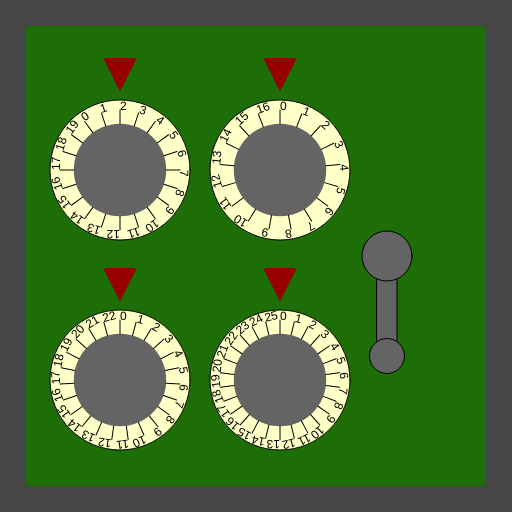
Frame 1 (no input)
Frame 60 (no input): identical to frame 1, image omitted
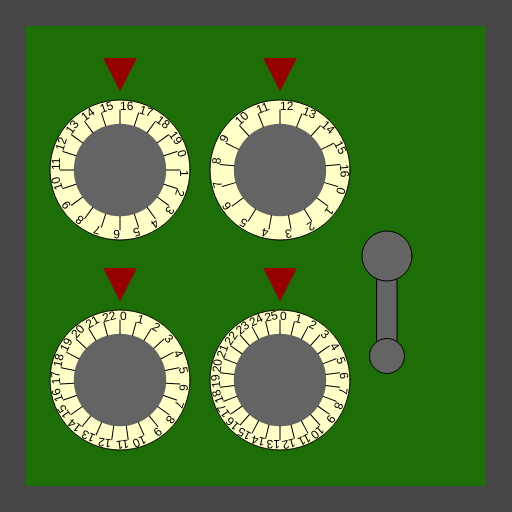
Frame 120 (the mouse pressed at the canvas centre since frame 60)

The p5.js sketch that drew these frames (run headless with seeded random() and noise() and a simulated clock; from frame 60 on, the mouse is pressed at the canvas centre):

// p5.js sketch
// ── sketch.js
/*

Officer: 1845677
CaseNum: 303-2-58249654-1845677

Case 303 - The Case of the Crooked Attorney
Stage 3 - The Gates Bank

I’ve made an appointment for you at the Gates Bank to retrieve your safe deposit box from the vault.
Actually you will break into Torvalds’ one.

Crack the safe by doing the following:

	Whilst the mouse is moving:
	- Make SecureStoreVal0 equal to the value of mouseY
	- Use the 'max' function to prevent SecureStoreVal0 from falling below 2

	Whilst the mouse is being dragged:
	- Increment SecureStoreVal1 by 3
	- Use the 'constrain' function to prevent SecureStoreVal1 from falling below 2 and going above 19

	Whilst the mouse is moving:
	- Make SecureStoreVal2 equal to the value of mouseX
	- Use the 'min' function to prevent SecureStoreVal2 from going above 12

	When any key is released:
	- Decrement SecureStoreVal3 by 3
	- Use the 'constrain' function to prevent SecureStoreVal3 from falling below 3 and going above 22

	Whilst the mouse is being dragged:
	- Make SecureStoreVal4 equal to the value of mouseX
	- Use the 'max' function to prevent SecureStoreVal4 from falling below 18



This time you'll need to create the relevant event handlers yourself.

There are many possible ways of investigating this case, but you
should use ONLY the following commands:

	- The assignment operator aka. the equals sign !
	- mouseX, mouseY
	- Incrementing +=
	- Decrementing -=
	- min, max
	- constrain

*/

//declare the variables

var SecureStoreVal0;
var SecureStoreVal1;
var SecureStoreVal2;
var SecureStoreVal3;
var SecureStoreVal4;


function preload()
{
	//IMAGES WILL BE LOADED HERE

}

function setup()
{
	createCanvas(512,512);

	//initialise the variables
	SecureStoreVal0 = 0;
	SecureStoreVal1 = 0;
	SecureStoreVal2 = 0;
	SecureStoreVal3 = 0;
	SecureStoreVal4 = 0;

}

///////////////////EVENT HANDLERS///////////////////

//Create event handlers here to open the safe ...
function mouseMoved()
{
	console.log("mouseMoved", mouseX, mouseY);
	SecureStoreVal0 = max(mouseY,2);
    SecureStoreVal2 = min(mouseX,12);
}

function mouseDragged()
{
	console.log("mouseDragged", mouseX, mouseY);
   SecureStoreVal1 = constrain(SecureStoreVal1+3, 2, 19);
   SecureStoreVal4 = max(mouseX,18);
}


function keyReleased()
{
	console.log("keyReleased", key);
   SecureStoreVal3 = constrain(SecureStoreVal3 -3, 3, 22);
}

///////////////DO NOT CHANGE CODE BELOW THIS POINT///////////////////

function draw()
{

	//Draw the safe door
	background(70);
	noStroke();
	fill(29,110,6);
	rect(26,26,width-52,width-52);

	//Draw the combination dials
	push();
	translate(120,170);
	drawDial(140,SecureStoreVal0, 20);
	pop();

	push();
	translate(120,380);
	drawDial(140,SecureStoreVal1, 23);
	pop();

	push();
	translate(280,170);
	drawDial(140,SecureStoreVal2, 17);
	pop();

	push();
	translate(280,380);
	drawDial(140,SecureStoreVal3, 26);
	pop();

	//Draw the lever
	push();
	translate(width - 125,256);
	drawLever(SecureStoreVal4);
	pop();


}

function drawDial(diameter,num,maxNum)
{
	//the combination lock

	var r = diameter * 0.5;
	var p = r * 0.6;

	stroke(0);
	fill(255,255,200);
	ellipse(0,0,diameter,diameter);
	fill(100);
	noStroke();
	ellipse(0,0,diameter*0.66,diameter*0.66);
	fill(150,0,0);
	triangle(
		-p * 0.4,-r-p,
		p * 0.4,-r-p,
		0,-r-p/5
	);

	noStroke();

	push();
	var inc = 360/maxNum;

	rotate(radians(-num * inc));
	for(var i = 0; i < maxNum; i++)
	{
		push();
		rotate(radians(i * inc));
		stroke(0);
		line(0,-r*0.66,0,-(r-10));
		noStroke();
		fill(0);
		text(i,0,-(r-10));
		pop();
	}

	pop();
}

function drawLever(rot)
{
	push();
	rotate(radians(-rot))
	stroke(0);
	fill(100);
	rect(-10,0,20,100);
	ellipse(0,0,50,50);
	ellipse(0,100,35,35);
	pop();
}
